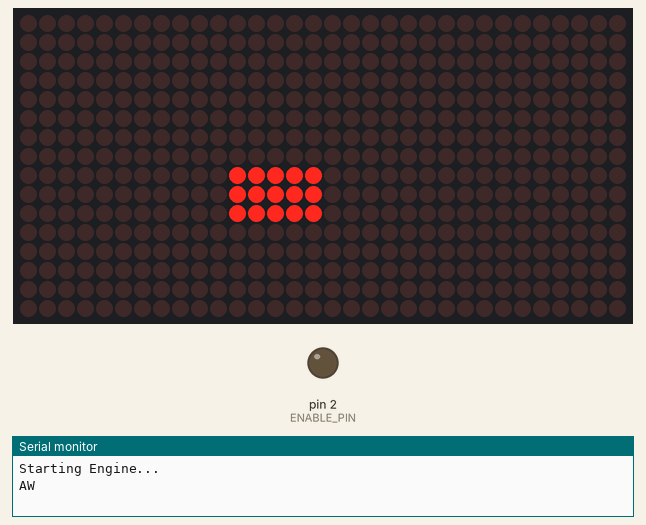
A sketch run on a simulated Arduino Uno, built with avr-gcc and run on an emulated ATmega328P. Shown: 32×16 LED matrix, output pins drawn as LEDs (lit = HIGH), the last lines printed to the serial monitor.

Above: at 2.1 s.
At 63.7 s:
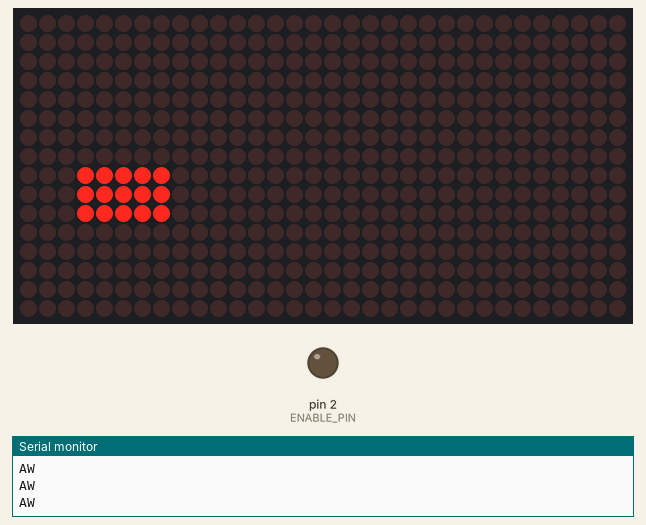
At 127.4 s:
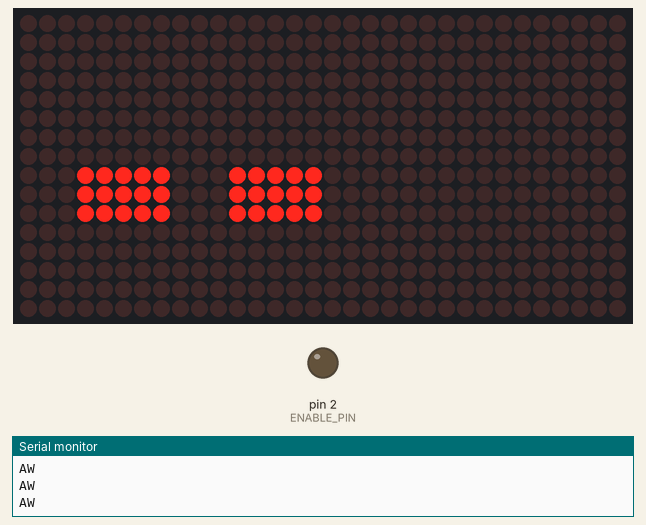

The sketch:

CLIENT_PANEL.ino
```cpp
// Insert file Library
#include <SPI.h>
#include <DMD2.h>
#include <fonts/Arial_Black_16.h>
#include <SoftwareSerial.h>
#include "RS485_protocol.h"

SoftwareSerial rs485 (0, 1);  // receive pin, transmit pin
const byte ENABLE_PIN = 2;


const byte slaveId = 2;
SoftDMD dmd(1,1);
// Number of P10 panels used X, Y
DMD_TextBox box(dmd, 3, 1, 32, 16);
DMD_TextBox box2(dmd, 11, 1, 32, 16);
// Set Box (dmd, x, y, Height, Width)
String val1="-";
String val2="";


void fWrite (const byte what)
  {
  rs485.write (what);
  }

int fAvailable ()
  {
  return rs485.available ();
  }

int fRead ()
  {
  //byte bus=  rs485.read();
   //Serial.println(bus[0]);
  return rs485.read();
  }

void setup() {
  //WIRE
  Serial.begin(9600);
  Serial.println("Starting Engine...");


  //LED
  dmd.setBrightness(255); // Set brightness 0 - 255
  dmd.selectFont(Arial_Black_16); // Font used
  //dmd.begin();     // Start DMD
  rs485.begin(28800);
  pinMode(ENABLE_PIN, OUTPUT);  // driver output enable
  dmd.fillScreen(true);
  delay(500);
  dmd.clearScreen();
}
void loop() {


  delay(1000);
  byte buf [10];

  byte received = recvMsg(fAvailable, fRead, buf, sizeof(buf));
  Serial.println("AW");
   dmd.begin();
    box2.print(val1); // Display TEXT SFE
  delay(1500);
  box2.clear();
  box.print(val2); // Display TEXT SFE
  delay(2000);
  box.clear();
  box.print(val1); // Display TEXT SFE
  dmd.end();


  if (received)
    {
    if (buf [0] == 1){

       Serial.print(char(buf[1]));
        Serial.print(buf[2]);
        Serial.print(buf[3]);
        Serial.println(buf[4]);
        val1=buf[3];
        val1+=buf[4];
        Serial.println(val1);
        delay (1000);  // give the master a moment to prepare to receive
              }

   }


   // end if something received
}


String getValue(String data, char separator, int index)
{
    int found = 0;
    int strIndex[] = { 0, -1 };
    int maxIndex = data.length() - 1;

    for (int i = 0; i <= maxIndex && found <= index; i++) {
        if (data.charAt(i) == separator || i == maxIndex) {
            found++;
            strIndex[0] = strIndex[1] + 1;
            strIndex[1] = (i == maxIndex) ? i+1 : i;
        }
    }
    return found > index ? data.substring(strIndex[0], strIndex[1]) : "";
}

void settext(String data){
    String abjad = getValue(data, '|', 0);
    String angka = getValue(data, '|', 1);
    val1=abjad;
    val2=angka;
  }
```

Measured:
- what the display in image 0 shows lasts 1.5 s, from 2.0 s to 3.5 s
- what the display in image 1 shows lasts 3.5 s, from 63.7 s to 67.2 s
